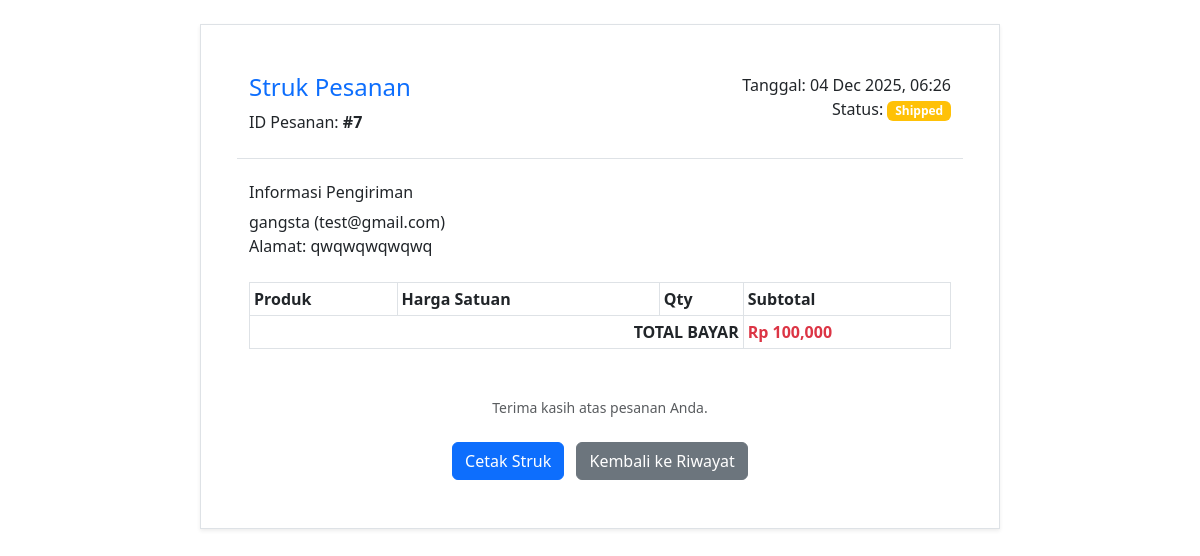
Page /toko_online/struk_order.php?id=7 (signed in) on the committed database.
### tables this page shows
CREATE TABLE `orders` (
  `id` int(11) NOT NULL,
  `user_id` int(11) DEFAULT NULL,
  `order_number` varchar(100) NOT NULL,
  `total_amount` decimal(10,2) NOT NULL,
  `status` enum('pending','paid','shipped','completed','cancelled') DEFAULT 'pending',
  `shipping_address` text DEFAULT NULL,
  `created_at` timestamp NOT NULL DEFAULT current_timestamp()
);

### toko_online/struk_order.php (the view, shortened to what this page needs)
<?php
include 'koneksi.php';
$user_id = $_SESSION['user_id'];
$id_order = isset($_GET['id']) ? mysqli_real_escape_string($conn, $_GET['id']) : die("<script>alert('ID Order tidak valid.'); window.location='riwayat.php';</script>");
$order_query = mysqli_query($conn, "SELECT * FROM orders WHERE id='$id_order' AND user_id='$user_id'");
$order = mysqli_fetch_assoc($order_query);
?>
<!DOCTYPE html>
<html lang="id">
<head>
    <link href="https://cdn.jsdelivr.net/npm/bootstrap@5.3.0/dist/css/bootstrap.min.css" rel="stylesheet">
</head>
<body class="p-4">
<div class="container border p-5 shadow-sm bg-white" style="max-width: 800px;">
    <div class="row mb-4 border-bottom pb-2">
        <div class="col-6">
            <h4 class="text-primary">Struk Pesanan</h4>
            <p>ID Pesanan: <strong>#<?= $order['id'] ?></strong></p>
        </div>
        <div class="col-6 text-end">
            <p>Tanggal: <?= date('d M Y, H:i', strtotime($order['created_at'])) ?><br>
               Status: <span class="badge bg-<?= ($order['status'] == 'completed' ? 'success' : 'warning') ?>"><?= ucfirst($order['status']) ?></span></p>
        </div>
    </div>
    <div class="mb-4">
        <h6>Informasi Pengiriman</h6>
        <p><?= $_SESSION['name'] ?> (<?= $_SESSION['email'] ?>)<br>
           Alamat: <?= nl2br($order['shipping_address']) ?></p>
    </div>
    <table class="table table-bordered table-sm">
        <thead class="bg-light">
            <tr><th>Produk</th><th>Harga Satuan</th><th>Qty</th><th>Subtotal</th></tr>
        </thead>
        <tfoot>
            <tr>
                <td colspan="3" class="text-end fw-bold">TOTAL BAYAR</td>
                <td class="fw-bold text-danger">Rp <?= number_format($order['total_amount']) ?></td>
            </tr>
        </tfoot>
    </table>
    <div class="mt-5 text-center">
        <p class="small text-muted">Terima kasih atas pesanan Anda.</p>
    </div>
    <div class="mt-4 text-center no-print">
        <button onclick="window.print()" class="btn btn-primary me-2">Cetak Struk</button>
        <a href="riwayat.php" class="btn btn-secondary">Kembali ke Riwayat</a>
    </div>
</div>
</body>
</html>

### rows in the picture
orders: id "7", created_at "04 Dec 2025, 06:26", status "Shipped", shipping_address "qwqwqwqwqwq", total_amount "100,000"

### other values in the picture
$_SESSION['name'] "gangsta"
$_SESSION['email'] "test@gmail.com"
